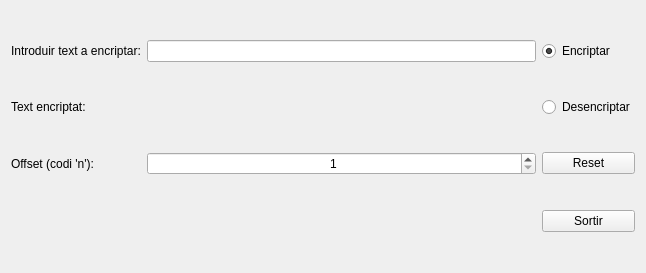
<?xml version="1.0" encoding="UTF-8"?>
<ui version="4.0">
 <class>MyForm</class>
 <widget class="QWidget" name="MyForm">
  <property name="geometry">
   <rect>
    <x>0</x>
    <y>0</y>
    <width>646</width>
    <height>273</height>
   </rect>
  </property>
  <property name="windowTitle">
   <string>Encripta</string>
  </property>
  <layout class="QGridLayout" name="gridLayout">
   <item row="3" column="1">
    <widget class="QSpinBox" name="spinBox">
     <property name="alignment">
      <set>Qt::AlignmentFlag::AlignCenter</set>
     </property>
     <property name="minimum">
      <number>1</number>
     </property>
     <property name="maximum">
      <number>5</number>
     </property>
    </widget>
   </item>
   <item row="3" column="0">
    <widget class="QLabel" name="label_3">
     <property name="text">
      <string>Offset (codi 'n'):</string>
     </property>
    </widget>
   </item>
   <item row="3" column="2">
    <widget class="QPushButton" name="pushButton">
     <property name="text">
      <string>Reset</string>
     </property>
    </widget>
   </item>
   <item row="1" column="2">
    <widget class="QRadioButton" name="radioButton">
     <property name="text">
      <string>Encriptar</string>
     </property>
     <property name="checked">
      <bool>true</bool>
     </property>
    </widget>
   </item>
   <item row="2" column="0">
    <widget class="QLabel" name="label_2">
     <property name="text">
      <string>Text encriptat:</string>
     </property>
    </widget>
   </item>
   <item row="1" column="0">
    <widget class="QLabel" name="label">
     <property name="text">
      <string>Introduir text a encriptar:</string>
     </property>
    </widget>
   </item>
   <item row="1" column="1">
    <widget class="QLineEdit" name="lineEdit"/>
   </item>
   <item row="2" column="2">
    <widget class="QRadioButton" name="radioButton_2">
     <property name="text">
      <string>Desencriptar</string>
     </property>
    </widget>
   </item>
   <item row="2" column="1">
    <widget class="MyLabel" name="label_4">
     <property name="toolTipDuration">
      <number>-5</number>
     </property>
     <property name="text">
      <string/>
     </property>
     <property name="alignment">
      <set>Qt::AlignmentFlag::AlignCenter</set>
     </property>
    </widget>
   </item>
   <item row="4" column="2">
    <widget class="QPushButton" name="pushButton_2">
     <property name="text">
      <string>Sortir</string>
     </property>
    </widget>
   </item>
  </layout>
 </widget>
 <customwidgets>
  <customwidget>
   <class>MyLabel</class>
   <extends>QLabel</extends>
   <header location="global">MyLabel.h</header>
   <slots>
    <signal>envia_n(int)</signal>
    <signal>envia_estat(QString)</signal>
    <signal>envia_encripta()</signal>
    <signal>envia_buit(QString)</signal>
    <signal>envia_desencripta()</signal>
    <signal>tanca()</signal>
    <slot>set_n(int)</slot>
    <slot>reseteja()</slot>
    <slot>encripta(bool)</slot>
    <slot>desencripta(bool)</slot>
    <slot>tracta_text(QString)</slot>
   </slots>
  </customwidget>
 </customwidgets>
 <resources/>
 <connections>
  <connection>
   <sender>pushButton_2</sender>
   <signal>clicked()</signal>
   <receiver>MyForm</receiver>
   <slot>close()</slot>
   <hints>
    <hint type="sourcelabel">
     <x>584</x>
     <y>221</y>
    </hint>
    <hint type="destinationlabel">
     <x>584</x>
     <y>260</y>
    </hint>
   </hints>
  </connection>
  <connection>
   <sender>label_4</sender>
   <signal>envia_n(int)</signal>
   <receiver>spinBox</receiver>
   <slot>setValue(int)</slot>
   <hints>
    <hint type="sourcelabel">
     <x>344</x>
     <y>102</y>
    </hint>
    <hint type="destinationlabel">
     <x>211</x>
     <y>155</y>
    </hint>
   </hints>
  </connection>
  <connection>
   <sender>spinBox</sender>
   <signal>valueChanged(int)</signal>
   <receiver>label_4</receiver>
   <slot>set_n(int)</slot>
   <hints>
    <hint type="sourcelabel">
     <x>301</x>
     <y>158</y>
    </hint>
    <hint type="destinationlabel">
     <x>293</x>
     <y>111</y>
    </hint>
   </hints>
  </connection>
  <connection>
   <sender>pushButton</sender>
   <signal>clicked(bool)</signal>
   <receiver>label_4</receiver>
   <slot>reseteja()</slot>
   <hints>
    <hint type="sourcelabel">
     <x>571</x>
     <y>159</y>
    </hint>
    <hint type="destinationlabel">
     <x>339</x>
     <y>107</y>
    </hint>
   </hints>
  </connection>
  <connection>
   <sender>radioButton</sender>
   <signal>toggled(bool)</signal>
   <receiver>label_4</receiver>
   <slot>encripta(bool)</slot>
   <hints>
    <hint type="sourcelabel">
     <x>566</x>
     <y>48</y>
    </hint>
    <hint type="destinationlabel">
     <x>447</x>
     <y>99</y>
    </hint>
   </hints>
  </connection>
  <connection>
   <sender>radioButton_2</sender>
   <signal>toggled(bool)</signal>
   <receiver>label_4</receiver>
   <slot>desencripta(bool)</slot>
   <hints>
    <hint type="sourcelabel">
     <x>566</x>
     <y>103</y>
    </hint>
    <hint type="destinationlabel">
     <x>472</x>
     <y>104</y>
    </hint>
   </hints>
  </connection>
  <connection>
   <sender>lineEdit</sender>
   <signal>textChanged(QString)</signal>
   <receiver>label_4</receiver>
   <slot>tracta_text(QString)</slot>
   <hints>
    <hint type="sourcelabel">
     <x>379</x>
     <y>52</y>
    </hint>
    <hint type="destinationlabel">
     <x>380</x>
     <y>107</y>
    </hint>
   </hints>
  </connection>
  <connection>
   <sender>label_4</sender>
   <signal>envia_estat(QString)</signal>
   <receiver>label_2</receiver>
   <slot>setText(QString)</slot>
   <hints>
    <hint type="sourcelabel">
     <x>201</x>
     <y>109</y>
    </hint>
    <hint type="destinationlabel">
     <x>137</x>
     <y>106</y>
    </hint>
   </hints>
  </connection>
  <connection>
   <sender>label_4</sender>
   <signal>envia_encripta()</signal>
   <receiver>radioButton</receiver>
   <slot>toggle()</slot>
   <hints>
    <hint type="sourcelabel">
     <x>409</x>
     <y>99</y>
    </hint>
    <hint type="destinationlabel">
     <x>542</x>
     <y>42</y>
    </hint>
   </hints>
  </connection>
  <connection>
   <sender>label_4</sender>
   <signal>envia_buit(QString)</signal>
   <receiver>lineEdit</receiver>
   <slot>setText(QString)</slot>
   <hints>
    <hint type="sourcelabel">
     <x>308</x>
     <y>100</y>
    </hint>
    <hint type="destinationlabel">
     <x>317</x>
     <y>50</y>
    </hint>
   </hints>
  </connection>
  <connection>
   <sender>label_4</sender>
   <signal>envia_desencripta()</signal>
   <receiver>radioButton_2</receiver>
   <slot>toggle()</slot>
   <hints>
    <hint type="sourcelabel">
     <x>475</x>
     <y>108</y>
    </hint>
    <hint type="destinationlabel">
     <x>595</x>
     <y>112</y>
    </hint>
   </hints>
  </connection>
  <connection>
   <sender>label_4</sender>
   <signal>tanca()</signal>
   <receiver>MyForm</receiver>
   <slot>close()</slot>
   <hints>
    <hint type="sourcelabel">
     <x>245</x>
     <y>105</y>
    </hint>
    <hint type="destinationlabel">
     <x>243</x>
     <y>228</y>
    </hint>
   </hints>
  </connection>
 </connections>
</ui>
